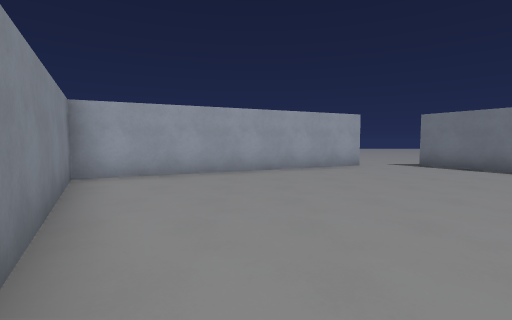
View 1 (above)

16 first-person views from a walk through a Godot game level. The camera is 1.5 m above the floor, tilts 4° down and sees 85° across. The floor is counted in squares, 2 m on a side. Each view is taken from the middle of a square. On the plan, view 1 faces up. The plan holds only what a view shows up to about 10 squares ahead; the rest is blank. The place goes on beyond the plan. Flat picture figures and markers are left out. Surface patterns are stand-ins for the level's own textures.

View 2
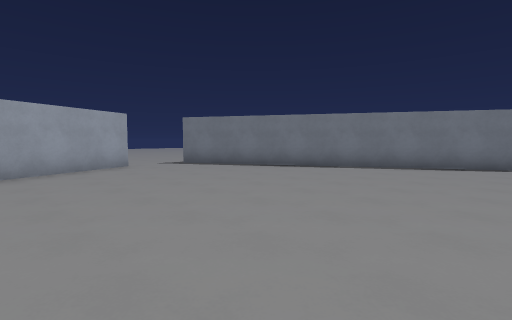

View 3
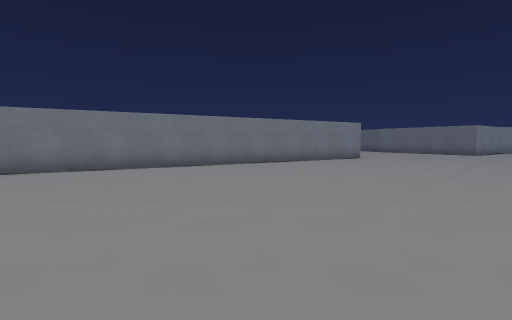

View 4
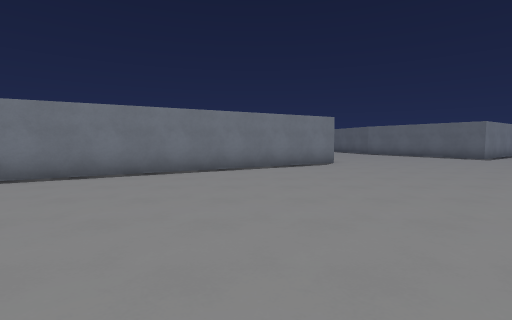

View 5
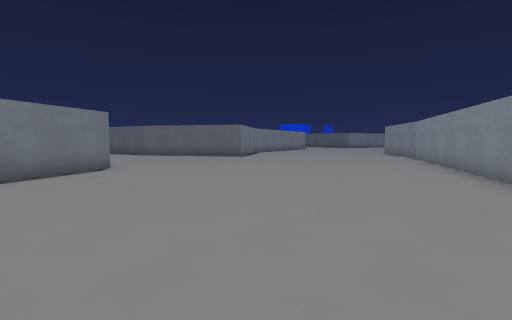

View 6
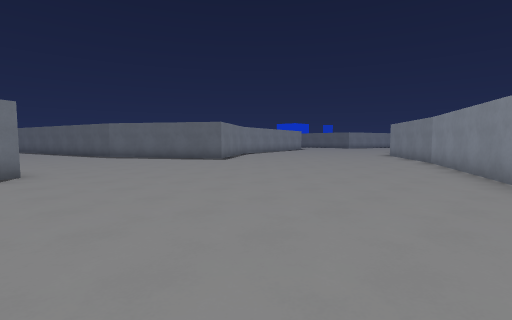

View 7
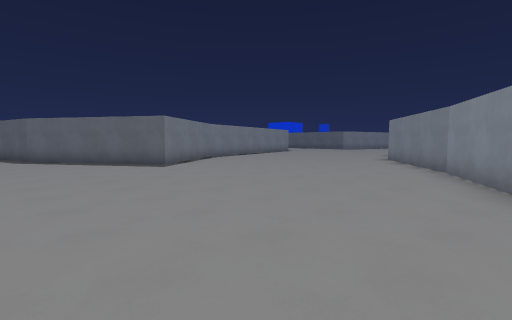

View 8
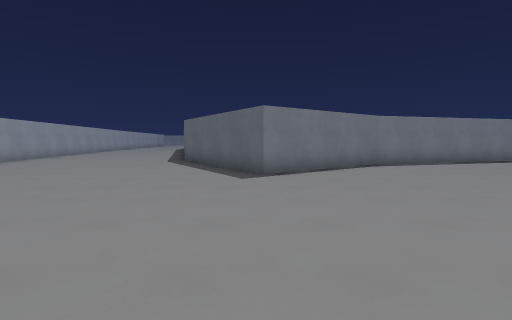

View 9
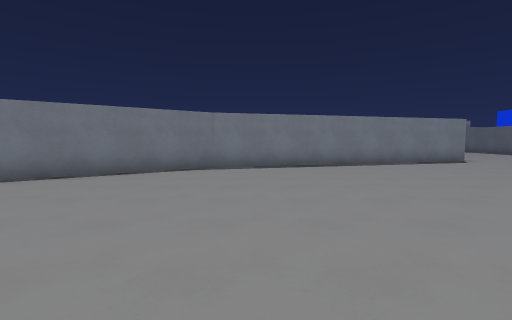

View 10
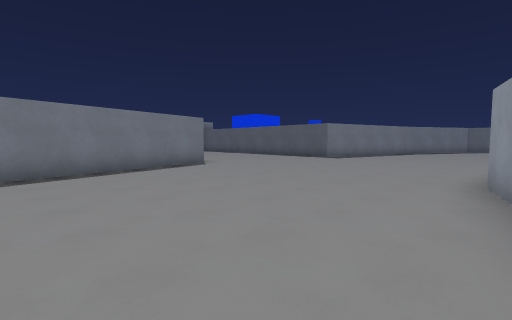

View 11
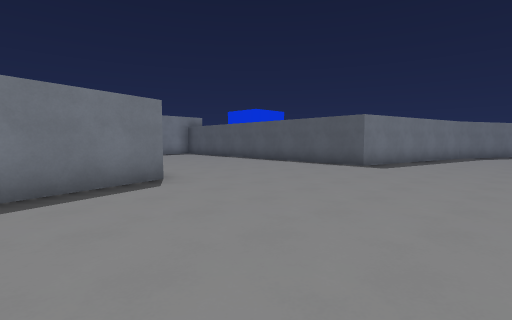

View 12
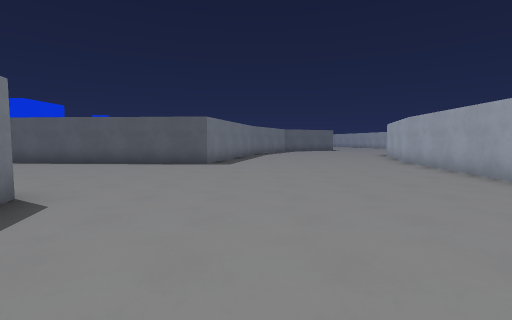

View 13
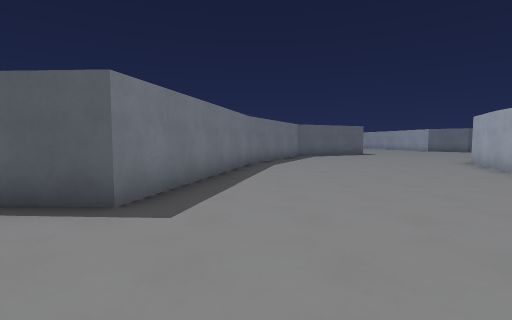

View 14
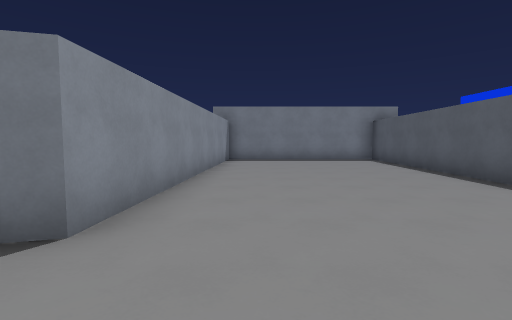

View 15
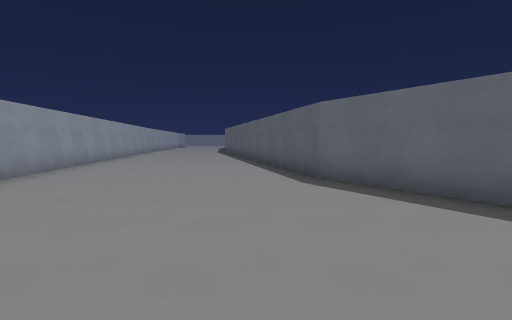

View 16
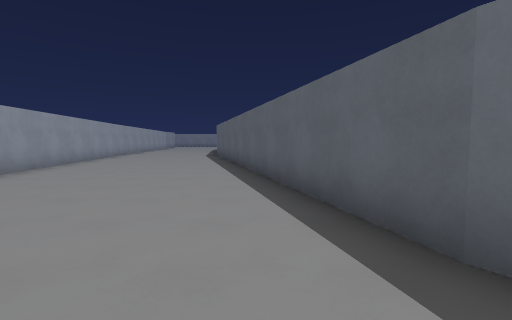

### Floor plan
Points are (right, up) in squares from view 1. A wall is a line through its corners. A room is listed if a view was taken in it or the views show most of it. See-through windows are left out.
Room 1 (views 1, 2, 3, 4, 5, 6, 7, 8, 9, 10, 11, 12, 13, 14, 15, 16)
walls: (7.4, -14.6) (9.6, -17.6); (12.3, -4.6) (4.9, 8.4); (11.2, -22.5) (11.5, -23.7); (4.3, -8.4) (7.4, -14.7); (11.4, -25) (10.9, -29.4); (11, -29.2) (10.7, -30.1); (27.1, -23.9) (19.1, -23.6) (16.8, -14.8) (14.2, -11.2) (18.7, -8.3) (26.9, -6.1); (27.1, -0.8) (17.4, -2.3); (10, -32.5) (9.7, -33.4); (9.8, -33.3) (8.9, -35.3); (15.6, -36.1) (16.2, -35) (17.6, -29.1) (27.1, -29.6); (3.2, 8.4) (-3.5, 5.3) (-1.3, 1.3)
ways out: opening at (4, 8)

Positions as (right, up) in squares from view 1, and headings:
1: (0, 0), facing up
2: (0, 0), facing up-right
3: (0, 0), facing right
4: (3, -2), facing right
5: (4, -2), facing down-right
6: (5, -4), facing down-right
7: (6, -7), facing down-right
8: (8, -11), facing right
9: (9, -16), facing right
10: (11, -18), facing down-right
11: (14, -21), facing down-right
12: (16, -20), facing down
13: (16, -26), facing down
14: (17, -25), facing right
15: (13, -7), facing right
16: (17, -7), facing right
